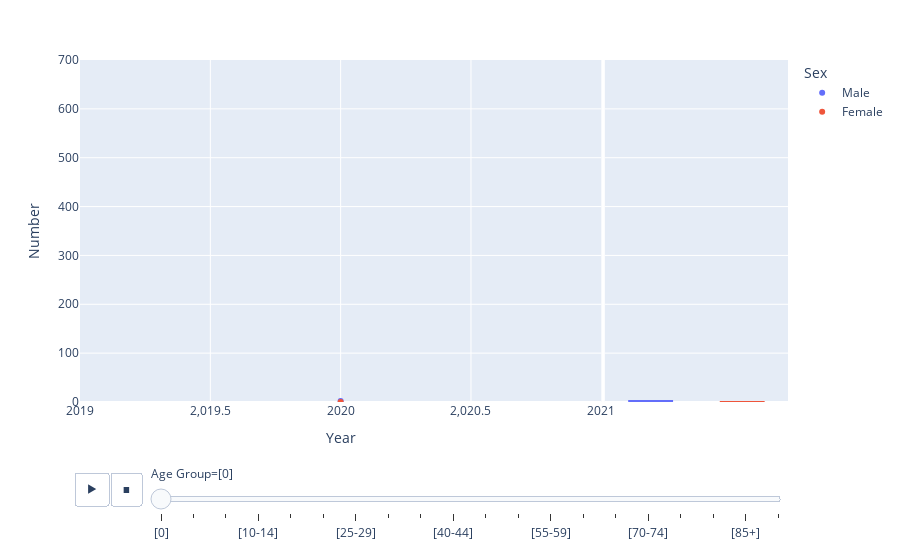

The code cell stored with this chart in its notebook:
### Code cell
scat = px.scatter(df, 
                  x='Year', 
                  y='Number', 
                  color='Sex', 
                  marginal_y='box',
                  animation_frame='Age Group')

scat.update_layout(yaxis_range=[0, 700])
scat.show()

### Figure 1 — Plotly figure (JSON) as saved in the notebook; plotly's stock layout.template omitted (floating-point values rounded to 4 significant figures)
{"data": [{"hovertemplate": "Sex=Male<br>Age Group=[0]<br>Year=%{x}<br>Number=%{y}<extra></extra>", "legendgroup": "Male", "marker": {"color": "#636efa", "symbol": "circle"}, "mode": "markers", "name": "Male", "orientation": "v", "showlegend": true, "type": "scatter", "x": [2020], "xaxis": "x", "y": [2], "yaxis": "y"}, {"alignmentgroup": "True", "hovertemplate": "Sex=Male<br>Age Group=[0]<br>Number=%{y}<extra></extra>", "legendgroup": "Male", "marker": {"color": "#636efa", "symbol": "circle"}, "name": "Male", "notched": true, "offsetgroup": "Male", "showlegend": false, "type": "box", "xaxis": "x2", "y": [2], "yaxis": "y2"}, {"hovertemplate": "Sex=Female<br>Age Group=[0]<br>Year=%{x}<br>Number=%{y}<extra></extra>", "legendgroup": "Female", "marker": {"color": "#EF553B", "symbol": "circle"}, "mode": "markers", "name": "Female", "orientation": "v", "showlegend": true, "type": "scatter", "x": [2020], "xaxis": "x", "y": [0], "yaxis": "y"}, {"alignmentgroup": "True", "hovertemplate": "Sex=Female<br>Age Group=[0]<br>Number=%{y}<extra></extra>", "legendgroup": "Female", "marker": {"color": "#EF553B", "symbol": "circle"}, "name": "Female", "notched": true, "offsetgroup": "Female", "showlegend": false, "type": "box", "xaxis": "x2", "y": [0], "yaxis": "y2"}], "layout": {"legend": {"title": {"text": "Sex"}, "tracegroupgap": 0}, "margin": {"t": 60}, "sliders": [{"active": 0, "currentvalue": {"prefix": "Age Group="}, "len": 0.9, "pad": {"b": 10, "t": 60}, "steps": [{"args": [["[0]"], {"frame": {"duration": 0, "redraw": false}, "fromcurrent": true, "mode": "immediate", "transition": {"duration": 0, "easing": "linear"}}], "label": "[0]", "method": "animate"}, {"args": [["[1-4]"], {"frame": {"duration": 0, "redraw": false}, "fromcurrent": true, "mode": "immediate", "transition": {"duration": 0, "easing": "linear"}}], "label": "[1-4]", "method": "animate"}, {"args": [["[5-9]"], {"frame": {"duration": 0, "redraw": false}, "fromcurrent": true, "mode": "immediate", "transition": {"duration": 0, "easing": "linear"}}], "label": "[5-9]", "method": "animate"}, {"args": [["[10-14]"], {"frame": {"duration": 0, "redraw": false}, "fromcurrent": true, "mode": "immediate", "transition": {"duration": 0, "easing": "linear"}}], "label": "[10-14]", "method": "animate"}, {"args": [["[15-19]"], {"frame": {"duration": 0, "redraw": false}, "fromcurrent": true, "mode": "immediate", "transition": {"duration": 0, "easing": "linear"}}], "label": "[15-19]", "method": "animate"}, {"args": [["[20-24]"], {"frame": {"duration": 0, "redraw": false}, "fromcurrent": true, "mode": "immediate", "transition": {"duration": 0, "easing": "linear"}}], "label": "[20-24]", "method": "animate"}, {"args": [["[25-29]"], {"frame": {"duration": 0, "redraw": false}, "fromcurrent": true, "mode": "immediate", "transition": {"duration": 0, "easing": "linear"}}], "label": "[25-29]", "method": "animate"}, {"args": [["[30-34]"], {"frame": {"duration": 0, "redraw": false}, "fromcurrent": true, "mode": "immediate", "transition": {"duration": 0, "easing": "linear"}}], "label": "[30-34]", "method": "animate"}, {"args": [["[35-39]"], {"frame": {"duration": 0, "redraw": false}, "fromcurrent": true, "mode": "immediate", "transition": {"duration": 0, "easing": "linear"}}], "label": "[35-39]", "method": "animate"}, {"args": [["[40-44]"], {"frame": {"duration": 0, "redraw": false}, "fromcurrent": true, "mode": "immediate", "transition": {"duration": 0, "easing": "linear"}}], "label": "[40-44]", "method": "animate"}, {"args": [["[45-49]"], {"frame": {"duration": 0, "redraw": false}, "fromcurrent": true, "mode": "immediate", "transition": {"duration": 0, "easing": "linear"}}], "label": "[45-49]", "method": "animate"}, {"args": [["[50-54]"], {"frame": {"duration": 0, "redraw": false}, "fromcurrent": true, "mode": "immediate", "transition": {"duration": 0, "easing": "linear"}}], "label": "[50-54]", "method": "animate"}, {"args": [["[55-59]"], {"frame": {"duration": 0, "redraw": false}, "fromcurrent": true, "mode": "immediate", "transition": {"duration": 0, "easing": "linear"}}], "label": "[55-59]", "method": "animate"}, {"args": [["[60-64]"], {"frame": {"duration": 0, "redraw": false}, "fromcurrent": true, "mode": "immediate", "transition": {"duration": 0, "easing": "linear"}}], "label": "[60-64]", "method": "animate"}, {"args": [["[65-69]"], {"frame": {"duration": 0, "redraw": false}, "fromcurrent": true, "mode": "immediate", "transition": {"duration": 0, "easing": "linear"}}], "label": "[65-69]", "method": "animate"}, {"args": [["[70-74]"], {"frame": {"duration": 0, "redraw": false}, "fromcurrent": true, "mode": "immediate", "transition": {"duration": 0, "easing": "linear"}}], "label": "[70-74]", "method": "animate"}, {"args": [["[75-79]"], {"frame": {"duration": 0, "redraw": false}, "fromcurrent": true, "mode": "immediate", "transition": {"duration": 0, "easing": "linear"}}], "label": "[75-79]", "method": "animate"}, {"args": [["[80-84]"], {"frame": {"duration": 0, "redraw": false}, "fromcurrent": true, "mode": "immediate", "transition": {"duration": 0, "easing": "linear"}}], "label": "[80-84]", "method": "animate"}, {"args": [["[85+]"], {"frame": {"duration": 0, "redraw": false}, "fromcurrent": true, "mode": "immediate", "transition": {"duration": 0, "easing": "linear"}}], "label": "[85+]", "method": "animate"}, {"args": [["[Unknown]"], {"frame": {"duration": 0, "redraw": false}, "fromcurrent": true, "mode": "immediate", "transition": {"duration": 0, "easing": "linear"}}], "label": "[Unknown]", "method": "animate"}], "x": 0.1, "xanchor": "left", "y": 0, "yanchor": "top"}], "updatemenus": [{"buttons": [{"args": [null, {"frame": {"duration": 500, "redraw": false}, "fromcurrent": true, "mode": "immediate", "transition": {"duration": 500, "easing": "linear"}}], "label": "&#9654;", "method": "animate"}, {"args": [[null], {"frame": {"duration": 0, "redraw": false}, "fromcurrent": true, "mode": "immediate", "transition": {"duration": 0, "easing": "linear"}}], "label": "&#9724;", "method": "animate"}], "direction": "left", "pad": {"r": 10, "t": 70}, "showactive": false, "type": "buttons", "x": 0.1, "xanchor": "right", "y": 0, "yanchor": "top"}], "xaxis": {"anchor": "y", "domain": [0, 0.7363], "title": {"text": "Year"}}, "xaxis2": {"anchor": "y2", "domain": [0.7413, 1], "matches": "x2", "showgrid": false, "showline": false, "showticklabels": false, "ticks": ""}, "yaxis": {"anchor": "x", "domain": [0, 1], "range": [0, 700], "title": {"text": "Number"}}, "yaxis2": {"anchor": "x2", "domain": [0, 1], "matches": "y", "showgrid": true, "showticklabels": false}}}
